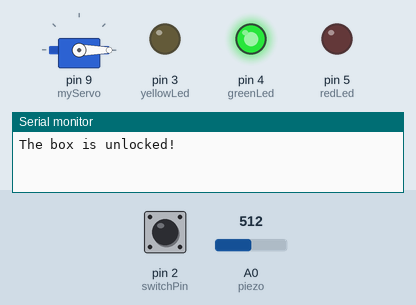
Simulated run of this sketch. Board: Arduino Uno, built with avr-gcc and run on an emulated ATmega328P. On the bench: servo, output pins drawn as LEDs (lit = HIGH), the last lines printed to the serial monitor. The test bench sets the inputs (shaded band); at power-on: pin 2 (switchPin) LOW, A0 (piezo) = 512.

Above: at 1.2 s.
1.3 s: pin 2 (switchPin) pulled HIGH for 0.15 s
At 2.1 s:
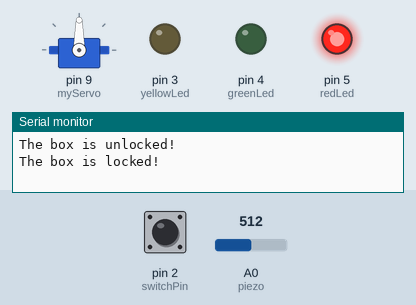
Timing chart, 0 to 4.3 s (numbered marks = the images above; inputs shaded):
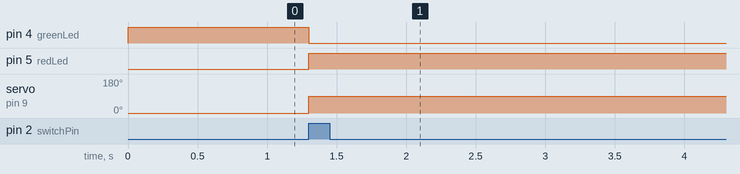

The sketch:

knockLock.ino
```cpp
#include <Servo.h>
Servo myServo;

const int piezo = A0;
const int switchPin = 2;
const int yellowLed = 3;
const int greenLed = 4;
const int redLed = 5;

int knockVal;
int switchVal;

const int quietKnock = 10;
const int loudKnock = 100;

boolean locked = false;
int numberOfKnocks = 0;

void setup() {
  myServo.attach(9);
  pinMode(yellowLed, OUTPUT);
  pinMode(redLed, OUTPUT);
  pinMode(greenLed, OUTPUT);
  pinMode(switchPin, INPUT);
  Serial.begin(9600);

  digitalWrite(greenLed, HIGH);
  myServo.write(0);
  Serial.println("The box is unlocked!");
}

void loop(){
  if(locked == false){
    switchVal = digitalRead(switchPin);

    if(switchVal == HIGH) {
      locked = true;
      digitalWrite(greenLed, LOW);
      digitalWrite(redLed, HIGH);
      myServo.write(90);
      Serial.println("The box is locked!");
      delay (1000);
    }
  }

  if(locked == true){
      knockVal = analogRead(piezo);

      if(numberOfKnocks < 3 && knockVal > 0){
        if(checkForKnock(knockVal) == true){
          numberOfKnocks++;
        }
        Serial.print(3-numberOfKnocks);
        Serial.println(" more knocks to go.");
      }

      if(numberOfKnocks >= 3){
        locked = false;
        myServo.write(0);
        delay(20);
        digitalWrite(greenLed, HIGH);
        digitalWrite(redLed, LOW);
        Serial.println("The box is unlocked!");
        numberOfKnocks = 0;
      }
  }
}
boolean checkForKnock(int value){
  if(value > quietKnock && value < loudKnock){
    digitalWrite(yellowLed, HIGH);
    delay(50);
    digitalWrite(yellowLed, LOW);
    Serial.println("Valid knock of value ");
    Serial.println(value);

    return true;
  }

  else {
    Serial.println("Bad knock value ");
    Serial.println(value);
    return false;
  }
}
```

Measured:
- after the input at 1.3 s, pin 4 (greenLed): HIGH → LOW at once; pin 5 (redLed): LOW → HIGH at once; servo on pin 9 (myServo): 0° → 90° at once
